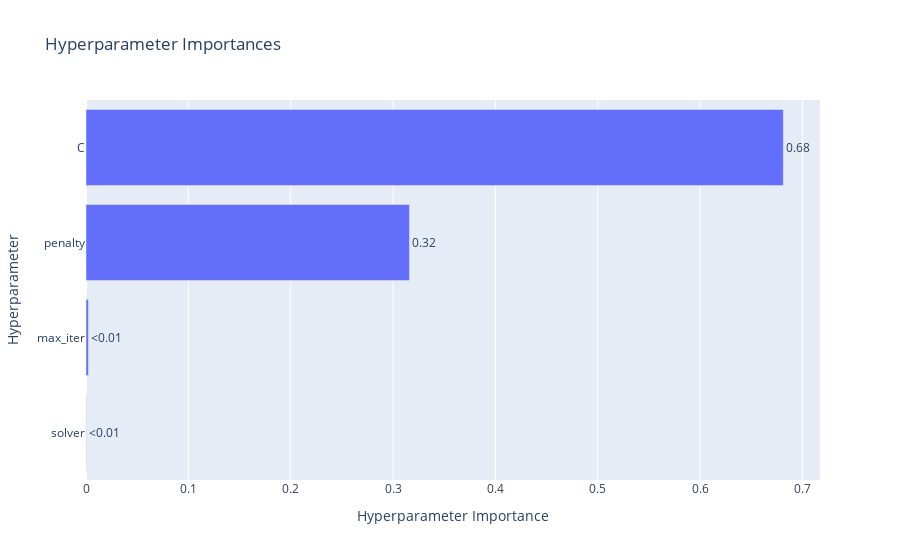

The cell this chart's notebook holds for it:
### Code cell
optuna.visualization.plot_param_importances(study)

### Figure 1 — Plotly figure (JSON) as saved in the notebook; plotly's stock layout.template omitted (floating-point values rounded to 4 significant figures)
{"data": [{"cliponaxis": false, "hovertemplate": ["solver (CategoricalDistribution): 0.0002945916204794551<extra></extra>", "max_iter (IntDistribution): 0.00238136359442007<extra></extra>", "penalty (CategoricalDistribution): 0.31603214274375857<extra></extra>", "C (FloatDistribution): 0.6812919020413419<extra></extra>"], "name": "Objective Value", "orientation": "h", "text": ["<0.01", "<0.01", "0.32", "0.68"], "textposition": "outside", "type": "bar", "x": [0.0002946, 0.002381, 0.316, 0.6813], "y": ["solver", "max_iter", "penalty", "C"]}], "layout": {"title": {"text": "Hyperparameter Importances"}, "xaxis": {"title": {"text": "Hyperparameter Importance"}}, "yaxis": {"title": {"text": "Hyperparameter"}}}}
